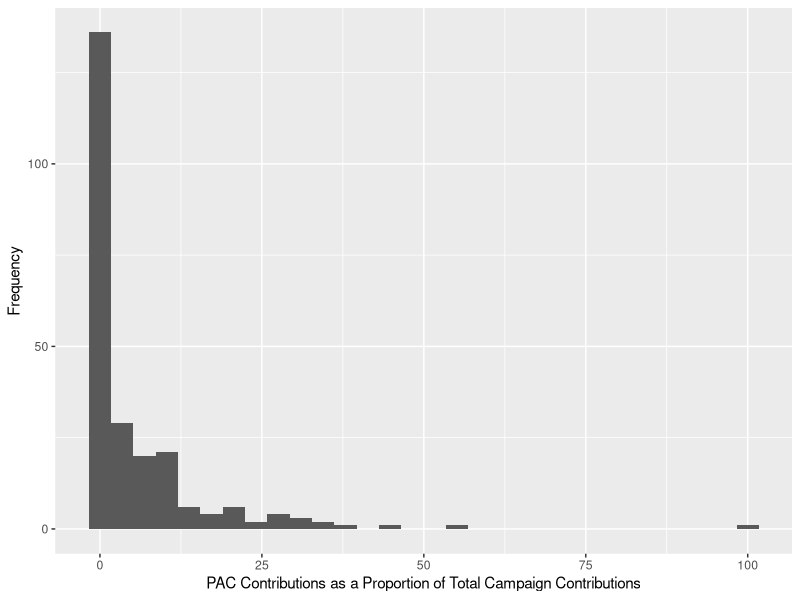

Write the R code that produced this figure.
## ---- chunk 1
library(tidyverse)
campaign_finance <- read.csv("data/campaign_finance.csv")
## ---- chunk 2
campaign_finance <- campaign_finance |>
  mutate(pac_prop = (PAC.Contributions/Total.Raised) * 100)
## ---- chunk 3
campaign_finance |>
  ggplot(mapping = aes(x = pac_prop)) +
  geom_histogram() +
  labs(x = "PAC Contributions as a Proportion of Total Campaign Contributions", y = "Frequency",
       Title = "Frequency of the Proportion of PAC Contributions")
